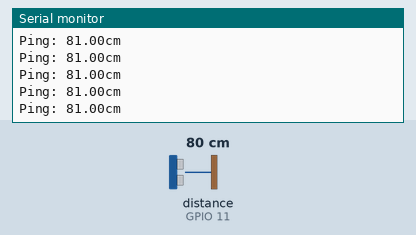
Recording of a sketch running on a simulated ESP8266 (NodeMCU). Shown: the last lines printed to the serial monitor. The test bench sets the inputs (shaded band); at power-on: distance to the obstacle (sensor on GPIO 11) 80 cm. The echo pulse lasts 58.3 µs per cm; WiFi joins after 1.5 s; servers stay silent unless stated.

Above: at 2.7 s.
2.8 s: distance to the obstacle (sensor on GPIO 11) set to 2 cm
At 3.4 s:
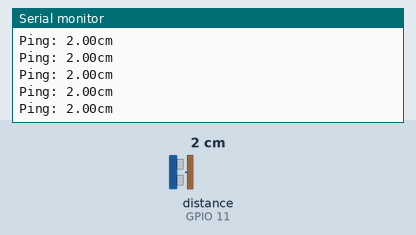
4.3 s: distance to the obstacle (sensor on GPIO 11) set to 4 cm
At 5.2 s:
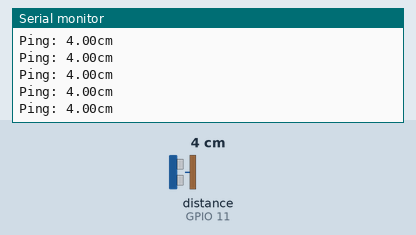
Timing chart, 0 to 7.3 s (numbered marks = the images above; inputs shaded):
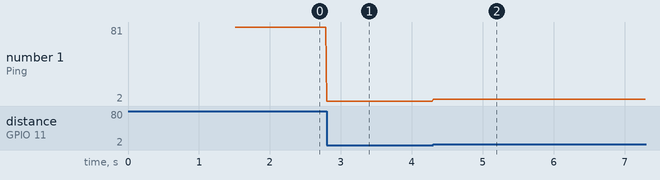

Measured:
- after the input at 2.8 s, the serial monitor: prints a new line at once (image 1)
- after the input at 4.3 s, the serial monitor: prints a new line at once (image 2)
- plotted number 1: 81 → 2 after the input at 2.8 s, 2 → 4 after the input at 4.3 s

The sketch:

Untitled_jun20a.ino
```cpp
#include "arduino_secrets.h"
#include "thingProperties.h"
#include <NewPing.h>

#define TRIGGER_PIN  D1
#define ECHO_PIN     11
#define MAX_DISTANCE 200

NewPing sonar(TRIGGER_PIN, ECHO_PIN, MAX_DISTANCE);

#define buz D3

bool nilai = false;
float jarak = 0;


void setup() {
  // Initialize serial and wait for port to open:
  Serial.begin(9600);
  // This delay gives the chance to wait for a Serial Monitor without blocking if none is found
  delay(1500);

  // Defined in thingProperties.h
  initProperties();

  // Connect to Arduino IoT Cloud
  ArduinoCloud.begin(ArduinoIoTPreferredConnection);


  setDebugMessageLevel(2);
  ArduinoCloud.printDebugInfo();
}

void loop() {
  ArduinoCloud.update();
  // Your code here
  jarak = sonar.ping_cm();
  Serial.print("Ping: ");
  Serial.print(jarak);
  Serial.println("cm");
 if (jarak <= 20) {
    maling = true;
    nilai = 1;
  }
}

void onBuzzerChange()  {
  // Add your code here to act upon Buzzer change
  if (buzzer == true) {
    nilai != nilai;
    maling != maling;
    digitalWrite(buz,nilai);
  }
}

void onMalingChange()  {
  // Add your code here to act upon Maling change
}
```

arduino_secrets.h
```cpp
#define SECRET_SSID ""
#define SECRET_PASS ""
#define SECRET_DEVICE_KEY ""
```

thingProperties.h
```cpp
// Code generated by Arduino IoT Cloud, DO NOT EDIT.

#include <ArduinoIoTCloud.h>
#include <Arduino_ConnectionHandler.h>

const char DEVICE_LOGIN_NAME[]  = "f41773a6-27f8-495f-b133-6c8b0391fbc0";

const char SSID[]               = SECRET_SSID;    // Network SSID (name)
const char PASS[]               = SECRET_PASS;    // Network password (use for WPA, or use as key for WEP)
const char DEVICE_KEY[]  = SECRET_DEVICE_KEY;    // Secret device password

void onBuzzerChange();
void onMalingChange();

bool buzzer;
bool maling;

void initProperties(){

  ArduinoCloud.setBoardId(DEVICE_LOGIN_NAME);
  ArduinoCloud.setSecretDeviceKey(DEVICE_KEY);
  ArduinoCloud.addProperty(buzzer, READWRITE, ON_CHANGE, onBuzzerChange);
  ArduinoCloud.addProperty(maling, READWRITE, ON_CHANGE, onMalingChange);

}

WiFiConnectionHandler ArduinoIoTPreferredConnection(SSID, PASS);
```
